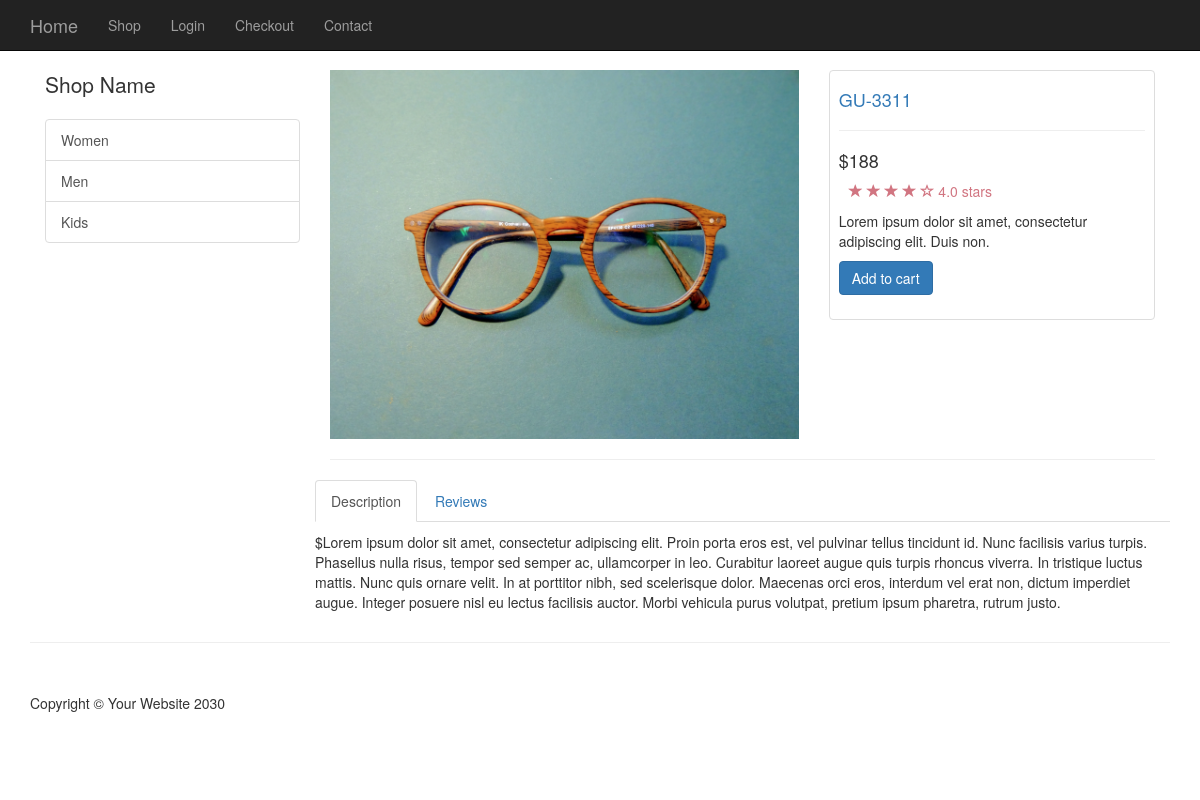
/item.php?id=7, run on the app's committed database.
### tables this page shows
CREATE TABLE `categories` (
  `cat_id` int(11) NOT NULL,
  `cat_title` varchar(255) NOT NULL
);

CREATE TABLE `products` (
  `product_id` int(11) NOT NULL,
  `product_title` varchar(255) NOT NULL,
  `product_category_id` int(11) NOT NULL,
  `product_price` float NOT NULL,
  `product_quantity` int(11) NOT NULL,
  `product_description` text NOT NULL,
  `product_image` varchar(255) NOT NULL,
  `short_desc` text NOT NULL
);

### public/item.php (the view, shortened to what this page needs)
<?php
include(TEMPLATE_FRONT . "/header.php");
?>
<div class="container">
        <?php
        include(TEMPLATE_FRONT . "/side_nav.php");
        $query = query("SELECT * FROM products WHERE product_id=" . escape_string($_GET['id']) . " ");
        while($row = fetch_array($query)):
        ?>
<div class="col-md-9">
<div class="row">
    <div class="col-md-7">
       <img class="img-responsive" src="../resources/<?php echo display_picture($row['product_image']) ?>" alt="">
    </div>
    <div class="col-md-5">
        <div class="thumbnail">
            <div class="caption-full">
                <h4><a href="#"><?php echo $row['product_title'];?></a> </h4>
                <hr>
                <h4 class=""><?php echo "&#36;" . $row['product_price'];?></h4>
                <div class="ratings">
                    <p>
                        <span class="glyphicon glyphicon-star"></span>
                        <span class="glyphicon glyphicon-star"></span>
                        <span class="glyphicon glyphicon-star"></span>
                        <span class="glyphicon glyphicon-star"></span>
                        <span class="glyphicon glyphicon-star-empty"></span>
                        4.0 stars
                    </p>
                </div>
                <p><?php echo $row['short_desc'];?></p>
                <form action="">
                    <div class="form-group">
                        <a class="btn btn-primary" href="../resources/cart.php?add=<?php echo $row['product_id'] ?>">Add to cart</a>
                    </div>
                </form>
            </div>
        </div>
    </div>
</div>
        <hr>
<div class="row">
<div role="tabpanel">
  <ul class="nav nav-tabs" role="tablist">
    <li role="presentation" class="active"><a href="#home" aria-controls="home" role="tab" data-toggle="tab">Description</a></li>
    <li role="presentation"><a href="#profile" aria-controls="profile" role="tab" data-toggle="tab">Reviews</a></li>
  </ul>
  <div class="tab-content">
    <div role="tabpanel" class="tab-pane active" id="home">
    <p><?php echo "&#36;" . $row['product_description'];?></p>
    </div>
 </div>
</div>
</div>
</div>
<?php
endwhile;
?>
</div>
<?php
include(TEMPLATE_FRONT . "/footer.php");
?>

### resources/functions.php (shortened to what this page needs)
<?php
function query($sql){
    global $connection;
    return mysqli_query($connection, $sql);
}
function fetch_array($result){
    return mysqli_fetch_array($result);
}
function escape_string($string){
    global $connection;
    return mysqli_real_escape_string($connection, $string);
}
function get_categories(){
    $query = query("SELECT * FROM categories");
    while($row = fetch_array($query)){
        $category = <<<DELIMETER
        <a href='category.php?id={$row['cat_id']}' class='list-group-item'>{$row['cat_title']}</a>
        DELIMETER;
        echo $category;
    };
}
function display_picture($picture){
    return "uploads" . DS . $picture;
}
?>

### public/css/shop-homepage.css (style rules this page uses)
body { padding-top: 70px; }
.ratings { padding-right: 10px; padding-left: 10px; color: #d17581; }
.thumbnail { padding: 0; }
.thumbnail .caption-full { padding: 9px; color: #333; }

### data on the page
categories: cat_title "Women"
categories: cat_title "Men"
categories: cat_title "Kids"
products: product_image (picture), product_title "GU-3311", product_price "188", short_desc "Lorem ipsum dolor sit amet, consectetur adipiscing elit. Duis non.", product_description "Lorem ipsum dolor sit amet, consectetur adipiscing elit. Proin porta eros est, vel pulvinar tellus tincidunt id. Nunc facilisis varius turpis. Phasellus nulla risus, tempor sed semper ac, ullamcorper in leo. Curabitur laoreet augue quis turpis rhoncus viverra. In tristique luctus mattis. Nunc quis ornare velit. In at porttitor nibh, sed scelerisque dolor. Maecenas orci eros, interdum vel erat non, dictum imperdiet augue. Integer posuere nisl eu lectus facilisis auctor. Morbi vehicula purus volutpat, pretium ipsum pharetra, rutrum justo."
